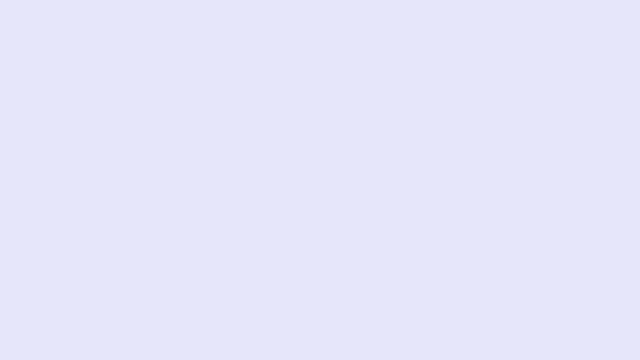
Frame 1 (no input)
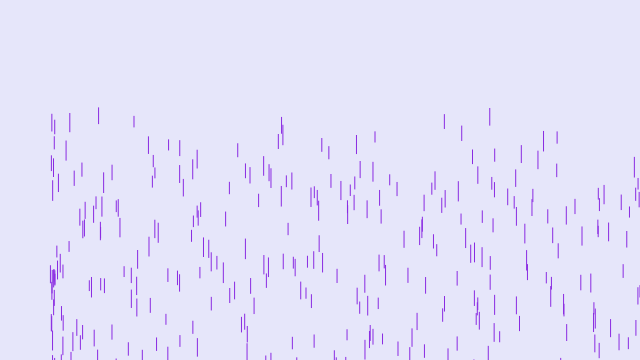
Frame 60 (no input)
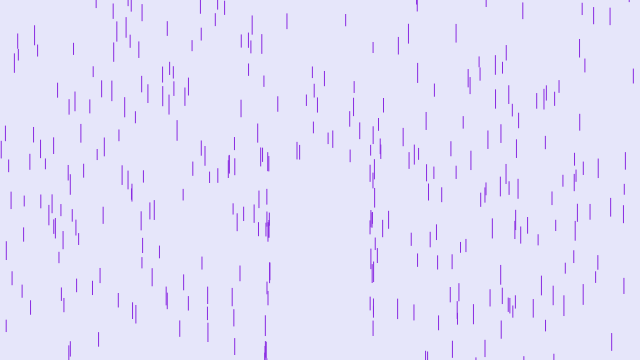
Frame 120 (the mouse pressed at the canvas centre since frame 60)

The p5.js sketch that drew these frames (run headless with seeded random() and noise() and a simulated clock; from frame 60 on, the mouse is pressed at the canvas centre):

// p5.js sketch
// ── sketch.js
// Ricardo Sáenz

// PurpleRain
// Video Inspired: https://youtu.be/KkyIDI6rQJI

let height = 360;
let width = 640;

var drops = [];
let dropsNum = 400;

var speed = 10;

function setup() {
   createCanvas(width, height);

   for(var i = 0; i < dropsNum; i++){

      drops.push( 
         new Drop()
         );
   }

}

function draw() {
   background(230, 230, 250);

   for(var i = 0; i < dropsNum; i++){
      drops[i].show();
      drops[i].fall();
   }

}
// ── Drop.js
// Ricardo Sáenz
// Drop

class Drop{

	constructor() {
		this.crateCord();
		this.len = random(10, 20);
	}

	crateCord(){
		this.x = random(0, width);
		this.y = random(-200, -100);
		this.speed = random(5, 10);
	}

	fall(){
		this.y += this.speed;

		if(this.y > height) this.crateCord();


		if(this.y < mouseY + 50 && this.y > mouseY - 50){

			if(this.x < mouseX + 50 && this.x > mouseX - 50){

				if(this.x < mouseX + 50 && this.x < mouseX){
					this.x -= 5;
				}else if (this.x > mouseX - 50 && this.x > mouseX){
					this.x += 5;
				}
			}
		}

	}

	show() {
		stroke(138, 43, 226);
		line(this.x, this.y, this.x, this.y + this.len);
	}
}
